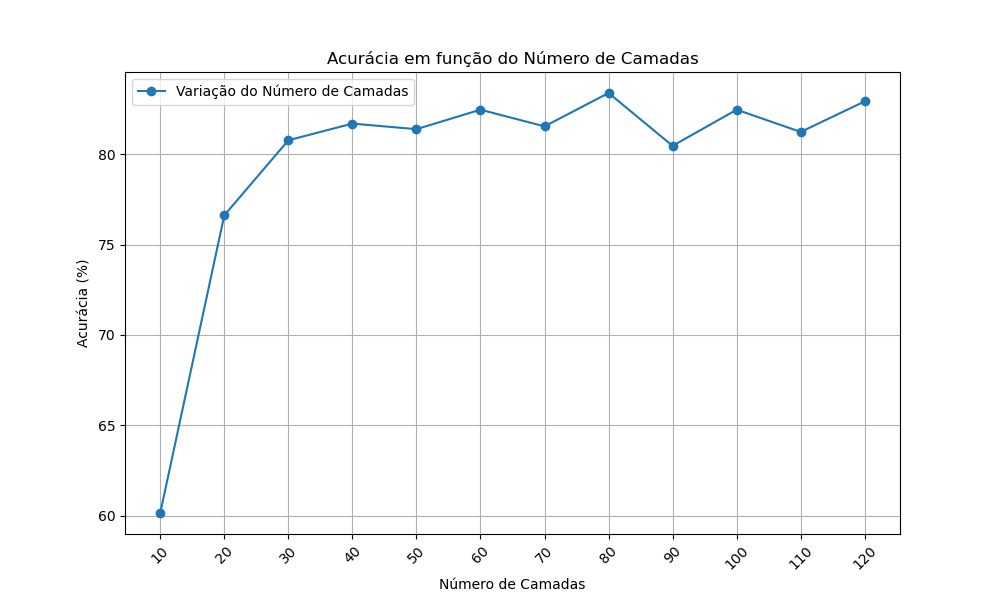

This chart was generated by the following Python code:
import numpy as np
import matplotlib.pyplot as plt

dataAlpha = np.load("Testes/Stats/statsAlpha.npy") * 100
dataCamada = np.load("Testes/Stats/statsCamadas.npy") * 100
dataParada = np.load("Testes/Stats/statsParadas.npy") * 100

plt.figure(figsize=(10, 6))
plt.plot(dataCamada, label='Variação do Número de Camadas', marker='o')
plt.xlabel('Número de Camadas')
plt.ylabel('Acurácia (%)')
plt.title('Acurácia em função do Número de Camadas')
xCamada = range(1, len(dataCamada)+1)
plt.xticks(range(len(dataCamada)), np.array(xCamada)*10, rotation=45)
plt.grid()
plt.legend()
plt.savefig("Testes/Stats/plot_camada.png")
plt.show()
